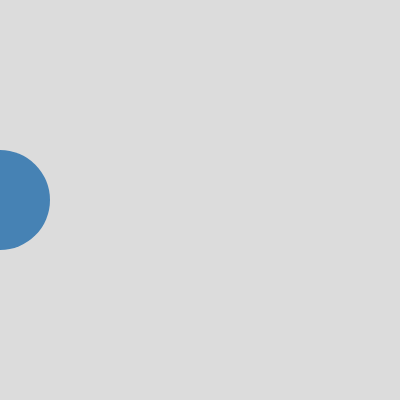
Frame 1 (no input)
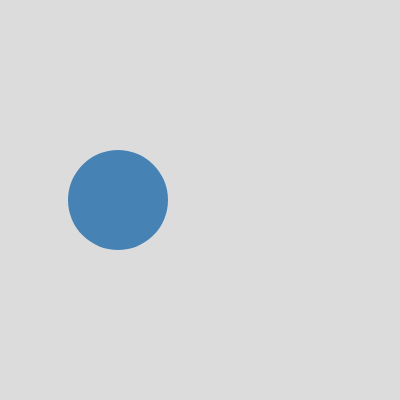
Frame 60 (no input)
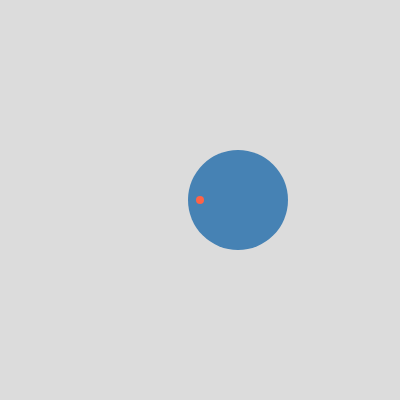
Frame 120 (the mouse pressed at the canvas centre since frame 60)

The p5.js sketch that drew these frames (run headless with seeded random() and noise() and a simulated clock; from frame 60 on, the mouse is pressed at the canvas centre):

// p5.js sketch
// ── sketch.js
/**
 *
 * STEP 1: the erasing problem.
 *
 * The moving circle stands in for the webcam video in hand_gestures.
 * Anything that moves needs background() every frame to erase its old position.
 * But background() erases everything else too, including our line.
 *
 *   drag the mouse - try to draw a line
 *
 */
let circleX = 0;

function setup() {
  createCanvas(400, 400);
}

function draw() {
  background(220); // wipes the whole canvas, 60 times a second

  noStroke();
  fill('steelblue');
  circle(circleX, height / 2, 100);
  circleX = (circleX + 2) % width; // wrap back to 0 at the right edge

  if (mouseIsPressed) {
    stroke('tomato');
    strokeWeight(8);
    // this only lasts one frame, until background() wipes it away
    line(pmouseX, pmouseY, mouseX, mouseY);
  }
}

// Try it: comment out background(220) and draw again.
// The line stays now, but what happens to the circle?
